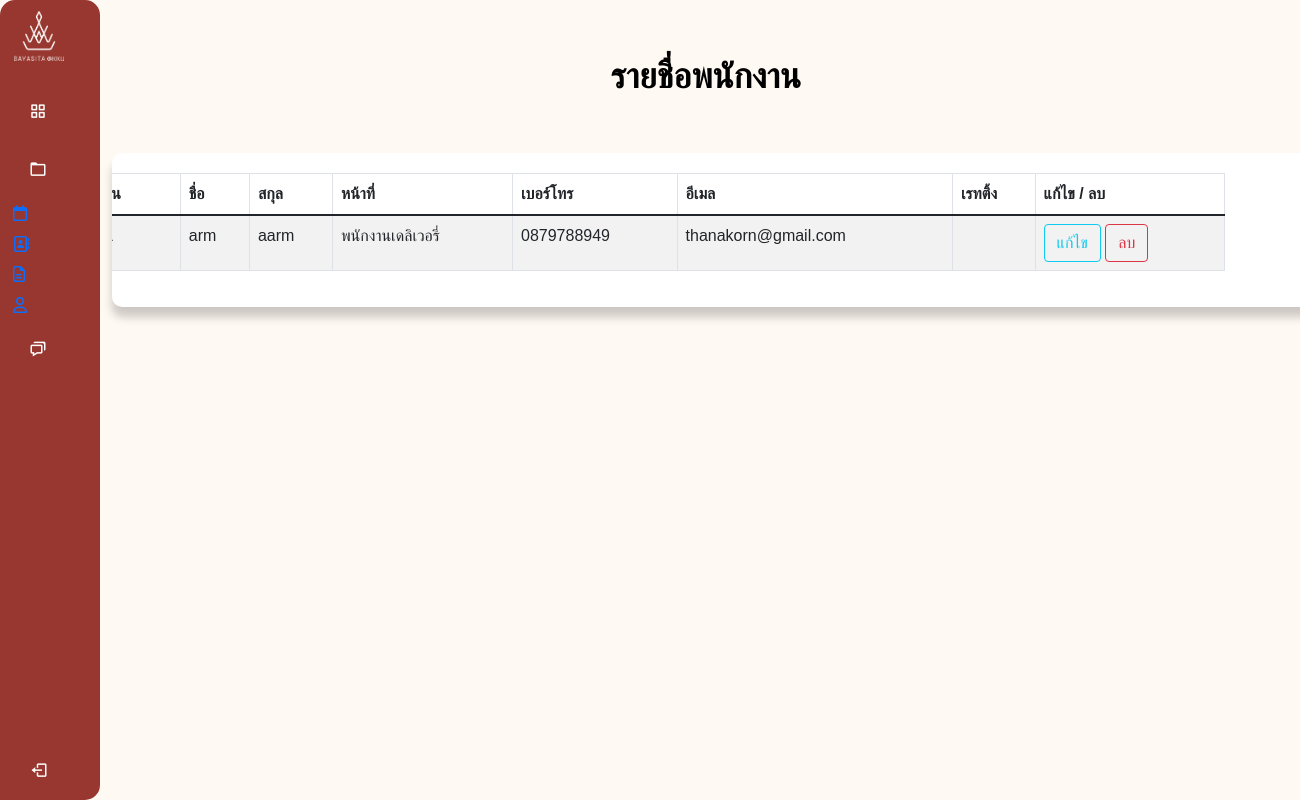
Page /ad_emylist.php on the committed database.
### tables this page shows
CREATE TABLE `employee` (
  `emp_id` varchar(45) NOT NULL,
  `emp_Fname` varchar(45) NOT NULL,
  `emp_Lname` varchar(45) NOT NULL,
  `emp_Job` varchar(45) NOT NULL,
  `emp_tel` varchar(10) NOT NULL,
  `emp_email` varchar(45) NOT NULL,
  `emp_rating` varchar(45) DEFAULT NULL
);

CREATE TABLE `job` (
  `Job_ID` int(11) NOT NULL,
  `Job_Topic` varchar(99) NOT NULL,
  `Job_Type` varchar(90) NOT NULL,
  `Job_Result` varchar(50) NOT NULL,
  `Job_Amount` varchar(50) NOT NULL,
  `Job_Time` varchar(50) NOT NULL,
  `Job_Salary` varchar(50) NOT NULL,
  `Job_Dayoff` varchar(50) NOT NULL,
  `Job_Gender` varchar(30) NOT NULL,
  `Job_Age` varchar(50) NOT NULL,
  `Job_Education` varchar(50) NOT NULL,
  `Job_Duty` varchar(150) NOT NULL,
  `Job_Date` timestamp NOT NULL DEFAULT current_timestamp() ON UPDATE current_timestamp()
);

### ad_emylist.php (the view, shortened to what this page needs)
<!DOCTYPE html>
<html lang="en" dir="ltr">
<head>
    <link rel="stylesheet" href="./css/checkapplicant.css">
    <link href='https://unpkg.com/boxicons@2.0.7/css/boxicons.min.css' rel='stylesheet'>
    <link rel="stylesheet" type="text/css" href="https://cdn.datatables.net/1.10.21/css/jquery.dataTables.min.css" />
</head>
<body>
    <?php
    include "./ad_Slidebar.php";
    ?>
    <tbody>
        <div class="container">
            <div style="height:50px;"></div>
            <div class="well" style="margin:auto; padding:auto; width:110%;">
                <span style="font-size:35px; color:#000">
                    <center><strong>รายชื่อพนักงาน </strong></center>
                </span>
                <div class="appeal-container">
                    <div class="appeal-content">
                        <div class="appeal-content-info">
                            <table id="myTable" class="table table-striped table-bordered table-hover" style="margin-left: -95px;">
                                <thead>
                                    <th>รหัสพนักงาน</th>
                                    <th>ชื่อ</th>
                                    <th>สกุล</th>
                                    <th>หน้าที่</th>
                                    <th>เบอร์โทร</th>
                                    <th>อีเมล</th>
                                    <th>เรทติ้ง</th>
                                    <th>แก้ไข / ลบ</th>
                                </thead>
                                <tbody>
                                    <?php
                                    include('./config/db.php');
                                    $query = mysqli_query($conn, "SELECT `employee`.*,job.Job_Type from employee join job on (employee.emp_Job= job.Job_ID)");
                                    while ($row = mysqli_fetch_array($query)) {
                                    ?>
                                        <tr>
                                            <td><?php echo $row['emp_id']; ?></td>
                                            <td><?php echo $row['emp_Fname']; ?></td>
                                            <td><?php echo $row['emp_Lname']; ?></td>
                                            <td><?php echo $row['Job_Type']; ?></td>
                                            <td><?php echo $row['emp_tel']; ?></td>
                                            <td><?php echo $row['emp_email']; ?></td>
                                            <td><?php echo $row['emp_rating']; ?></td>
                                            <td>
                                                <a href="ad_stdInfo.php ?Applicant_ID= <?php echo $row['emp_id'] ?>"><button type="button" class="btn btn-outline-info">แก้ไข</button></a>
                                                <a href="ad_emylist.php ?del_Applicant_ID= <?php echo $row['emp_id'] ?>"><button type="button" class="btn btn-outline-danger">ลบ</button></a>
                                            </td>
                                        </tr>
                                    <?php
                                    }
                                    ?>
                                </tbody>
                        </div>
                    </div>
                </div>
            </div>
        </div>
</body>
</html>

### css/checkapplicant.css (style rules this page uses)
body { background-color: #fff9f3 !important; font-family: sans-serif; }
.appeal-container { padding-top: 30px; width: 100%; height: auto; border-radius: 25px; }
.appeal-content { background-color: #fff; border-radius: 10px; box-shadow: 0 10px 10px rgba(0, 0, 0, 0.2); display: flex; max-width: 100%; margin: 20px; overflow: hidden; width: 100%; }
.appeal-content-info { padding: 20px; position: relative; width: 100%; }

### css/ad_Slidebar.css (style rules this page uses)
* { margin: 0; padding: 0; box-sizing: border-box; font-family: sans-serif; }

### rows in the picture
employee: emp_Fname "arm", emp_Lname "aarm", job.Job_Type "พนักงานเดลิเวอรี่", emp_tel "0879788949", emp_email "thanakorn@gmail.com"
